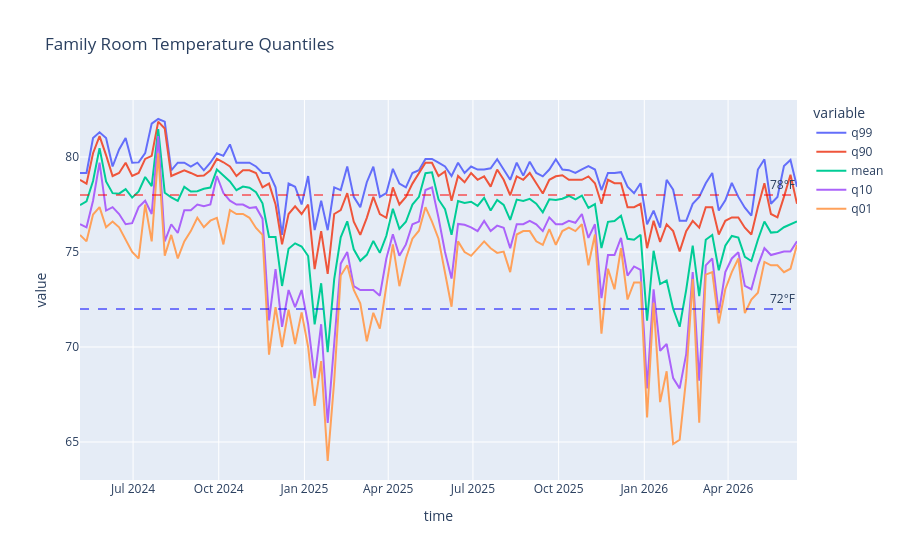

The notebook cell saved with this chart:
### Code cell
df_fam_q99 = df_relevant.resample('W').quantile(0.99)['Family Room Temperature']
df_fam_q90 = df_relevant.resample('W').quantile(0.90)['Family Room Temperature']
df_fam_m = df_relevant.resample('W').mean()['Family Room Temperature']
df_fam_q10 = df_relevant.resample('W').quantile(0.10)['Family Room Temperature']
df_fam_q01 = df_relevant.resample('W').quantile(0.01)['Family Room Temperature']

df = pd.DataFrame([df_fam_q99, df_fam_q90, df_fam_m, df_fam_q10, df_fam_q01]).T
df.columns = ['q99', 'q90', 'mean', 'q10', 'q01']

fig = px.line(df, y=['q99', 'q90', 'mean', 'q10', 'q01'], title='Family Room Temperature Quantiles')
fig.add_hline(y=78, line=dict(color='red', width=1, dash='dash'), annotation_text='78°F')
fig.add_hline(y=72, line=dict(color='blue', width=1, dash='dash'), annotation_text='72°F')
fig.show()
